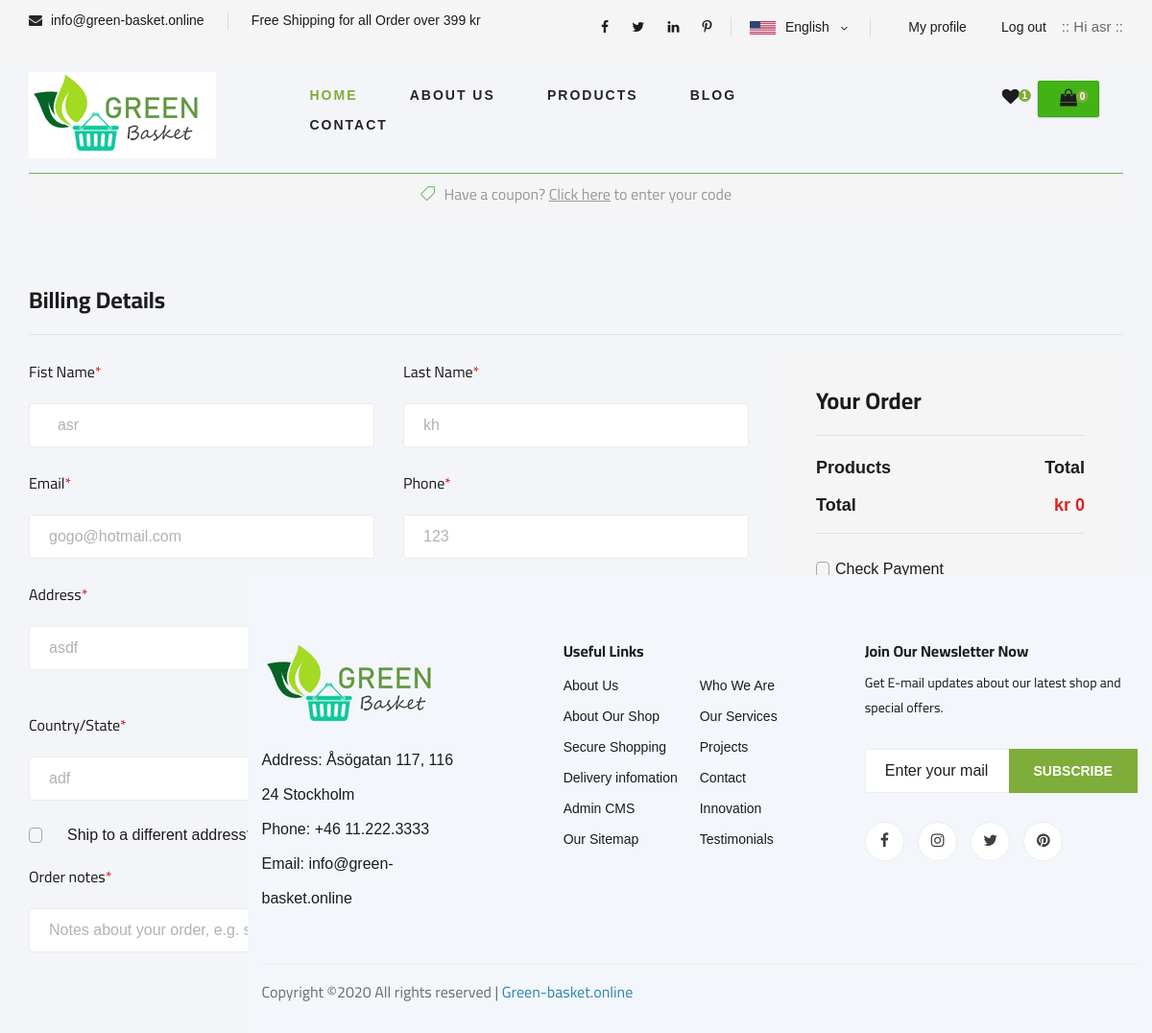
/checkout2.php (signed in), run on the app's committed database.
### tables this page shows
CREATE TABLE `users` (
  `id` int(9) NOT NULL,
  `first_name` varchar(60) NOT NULL,
  `last_name` varchar(60) NOT NULL,
  `email` varchar(150) NOT NULL,
  `password` varchar(60) NOT NULL,
  `phone` varchar(60) NOT NULL,
  `street` varchar(255) NOT NULL,
  `postal_code` varchar(255) NOT NULL,
  `city` varchar(90) NOT NULL,
  `country` varchar(90) NOT NULL,
  `register_date` timestamp NOT NULL DEFAULT CURRENT_TIMESTAMP
);

### src/config.php (called while the page is built, shortened)
<?php
include('dbconnect.php');
require_once(SRC_PATH . 'app/user_DbHandler.php');
$userDbHandler = new userDbHandlerClass();

### src/app/user_DbHandler.php (called while the page is built, shortened)
<?php
class userDbHandlerClass
{
    public function fetchUserById($id)
    {
        global $dbconnect;
        try {
            $query =
                "SELECT * FROM users
        WHERE id = :id;
            ";
            $stmt = $dbconnect->prepare($query);
            $stmt->bindValue(':id', $id);
            $stmt->execute();
            $user = $stmt->fetch();
        } catch (\PDOException $e) {
            throw new \PDOException($e->getMessage(), (int) $e->getCode());
        }
        return $user;
    }
}

### public/checkout2.php (the view, shortened to what this page needs)
<?php
require('../src/config.php');
include('place_order.php');
?>
<?php
$country = "";
$phone   = "";
$email   = "";
$fname   = "";
$lname   = "";
$street  = "";
if (isset($_SESSION['id'])) {
    $userId     = $_SESSION['id'];
    $user       = $userDbHandler->fetchUserById($userId);
    $country    = $user['country'];
    $street     = $user['street'];
    $phone      = $user['phone'];
    $email      = $user['email'];
    $fname      = $user['first_name'];
    $lname      = $user['last_name'];
}
?>
<?php
include('layout/header.php');
?>
<section class="checkout spad" id="checkout-spad-2">
    <div class="container">
        <div class="row">
            <div class="col-lg-12">
                <h6><span class="icon_tag_alt"></span> Have a coupon? <a href="#">Click here</a> to enter your code
                </h6>
            </div>
        </div>
        <div class="checkout__form">
            <h4>Billing Details</h4>
            <form action="#" method="POST">
                <div class="row">
                    <div class="col-lg-8 col-md-6">
                        <div class="row">
                            <div class="col-lg-6">
                                <div class="checkout__input">
                                    <p>Fist Name<span>*</span></p>
                                    <input type="text" name="first_name" placeholder="Your name"
                                        value=" <?= htmlentities($fname) ?> ">
                                </div>
                            </div>
                            <div class="col-lg-6">
                                <div class="checkout__input">
                                    <p>Last Name<span>*</span></p>
                                    <input type="text" name="last_name" value="<?= htmlentities($lname) ?>">
                                </div>
                            </div>
                        </div>
                        <div class="row">
                            <div class="col-lg-6">
                                <div class="checkout__input">
                                    <p>Email<span>*</span></p>
                                    <input type="text" name="email" placeholder="email"
                                        value="<?= htmlentities($email) ?>">
                                </div>
                            </div>
                            <div class="col-lg-6">
                                <div class="checkout__input">
                                    <p>Phone<span>*</span></p>
                                    <input type="text" name="phone" placeholder="telephone"
                                        value="<?= htmlentities($phone) ?>">
                                </div>
                            </div>
                        </div>
                        <div class="row">
                            <div class="checkout__input col-lg-6">
                                <p>Address<span>*</span></p>
                                <input type="text" name="street" placeholder="Street Address"
                                    class="checkout__input__add" value="<?= htmlentities($street) ?>">
                            </div>
                            <div class="checkout__input col-lg-6">
                                <p>Town/City<span>*</span></p>
                            </div>
                        </div>
                        <div class="row">
                            <div class="checkout__input col-lg-6">
                                <p>Country/State<span>*</span></p>
                                <input type="text" name="country" placeholder="Country"
                                    value="<?= htmlentities($country) ?>">
                            </div>
                            <div class="checkout__input col-lg-6">
                                <p>Postcode / ZIP<span>*</span></p>
                            </div>
                        </div>
                        <div class="checkout__input__checkbox">
                            <label for="diff-acc">
                                Ship to a different address?
                                <span class="checkmark"></span>
                            </label>
                        </div>
                        <div class="checkout__input">
                            <p>Order notes<span>*</span></p>
                        </div>
                    </div>
                    <div class="col-lg-4 col-md-6">
                        <div class="checkout__order">
                            <h4>Your Order</h4>
                            <div class="checkout__order__products">Products <span>Total</span></div>
                            <div class="checkout__order__total">Total <span>kr <?= $cartTotalSum ?></span></div>
                            <div class="checkout__input__checkbox">
                                <label for="payment">
                                    Check Payment
                                    <span class="checkmark"></span>
                                </label>
                            </div>
                            <div class="checkout__input__checkbox">
                                <label for="paypal">
                                </label>
                            </div>
                            <button type="submit" name="placeOrderBtn" class="site-btn">PLACE ORDER</button>
                        </div>
                    </div>
                </div>
            </form>
        </div>
    </div>
</section>
<?php include('layout/footer.php') ?>

### public/css/style.css (style rules this page uses)
html, body { height: 100%; font-family: 'Cairo', sans-serif; -webkit-font-smoothing: antialiased; font-smoothing: antialiased; }
h1, h2, h3, h4, h5, h6 { margin: 0; color: #111111; font-weight: 400; font-family: 'Cairo', sans-serif; }
h4 { font-size: 24px; }
h6 { font-size: 16px; }
p { font-size: 16px; font-family: 'Cairo', sans-serif; color: #6f6f6f; font-weight: 400; line-height: 26px; margin: 0 0 15px 0; }
.spad { padding-top: 100px; padding-bottom: 100px; }
#checkout-spad-2 { padding-top: 0px !important; }
.site-btn { font-size: 14px; color: #ffffff; font-weight: 800; text-transform: uppercase; display: inline-block; padding: 13px 30px 12px; background: #7fad39; border: none; }
.checkout { padding-top: 80px; padding-bottom: 60px; }
.checkout h6 { color: #999999; text-align: center; background: #f5f5f5; border-top: 1px solid #6ab963; padding: 12px 0 12px; margin-bottom: 75px; }
.checkout h6 span { font-size: 16px; color: #6ab963; margin-right: 5px; }
.checkout h6 a { text-decoration: underline; color: #999999; }
.checkout__form h4 { color: #1c1c1c; font-weight: 700; border-bottom: 1px solid #e1e1e1; padding-bottom: 20px; margin-bottom: 25px; }
.checkout__form p { column-rule: #b2b2b2; }
.checkout__input { margin-bottom: 24px; }
.checkout__input p { color: #1c1c1c; margin-bottom: 20px; }
.checkout__input p span { color: #dd2222; }
.checkout__input input { width: 100%; height: 46px; border: 1px solid #ebebeb; padding-left: 20px; font-size: 16px; color: #b2b2b2; border-radius: 4px; }
.checkout__input input.checkout__input__add { margin-bottom: 20px; }
.checkout__input input::placeholder { color: #b2b2b2; }
.checkout__input__checkbox { margin-bottom: 10px; }
.checkout__input__checkbox label { position: relative; font-size: 16px; color: #1c1c1c; padding-left: 40px; cursor: pointer; }
.checkout__input__checkbox label .checkmark { position: absolute; left: 0; top: 4px; height: 16px; width: 14px; border: 1px solid #a6a6a6; content: ''; border-radius: 4px; }
.checkout__input__checkbox label .checkmark:after { position: absolute; left: 1px; top: 1px; width: 10px; height: 8px; border: solid white; border-width: 3px 3px 0px 0px; -webkit-transform: rotate(127deg); -ms-transform: rotate(127deg); transform: rotate(127deg); content: ''; opacity: 0; }
.checkout__order { background: #f5f5f5; padding: 40px; padding-top: 30px; }
.checkout__order h4 { color: #1c1c1c; font-weight: 700; border-bottom: 1px solid #e1e1e1; padding-bottom: 20px; margin-bottom: 20px; }
.checkout__order .checkout__order__products { font-size: 18px; color: #1c1c1c; font-weight: 700; margin-bottom: 10px; }
.checkout__order .checkout__order__products span { float: right; }
.checkout__order .checkout__input__checkbox label { padding-left: 20px; }
.checkout__order .checkout__order__total { font-size: 18px; color: #1c1c1c; font-weight: 700; border-bottom: 1px solid #e1e1e1; padding-bottom: 15px; margin-bottom: 25px; }
.checkout__order .checkout__order__total span { float: right; color: #dd2222; }
.checkout__order button { font-size: 18px; letter-spacing: 2px; width: 100%; margin-top: 10px; }
@media only screen and (min-width: 1200px) { .container { max-width: 1170px; } }

### public/user/css/main.css (style rules this page uses)
html { position: relative; min-height: 100%; }
body { background-color: #f3f5f8; font-family: 'Source Sans Pro', sans-serif; font-size: 15px; color: #676a6d; }

### data on the page
users: first_name "asr", last_name "kh", email "gogo@hotmail.com", phone "123", street "asdf", country "adf"

### other printed values
$first_name "asr"
$cartItemCount "0"
$cartTotalSum "0"
